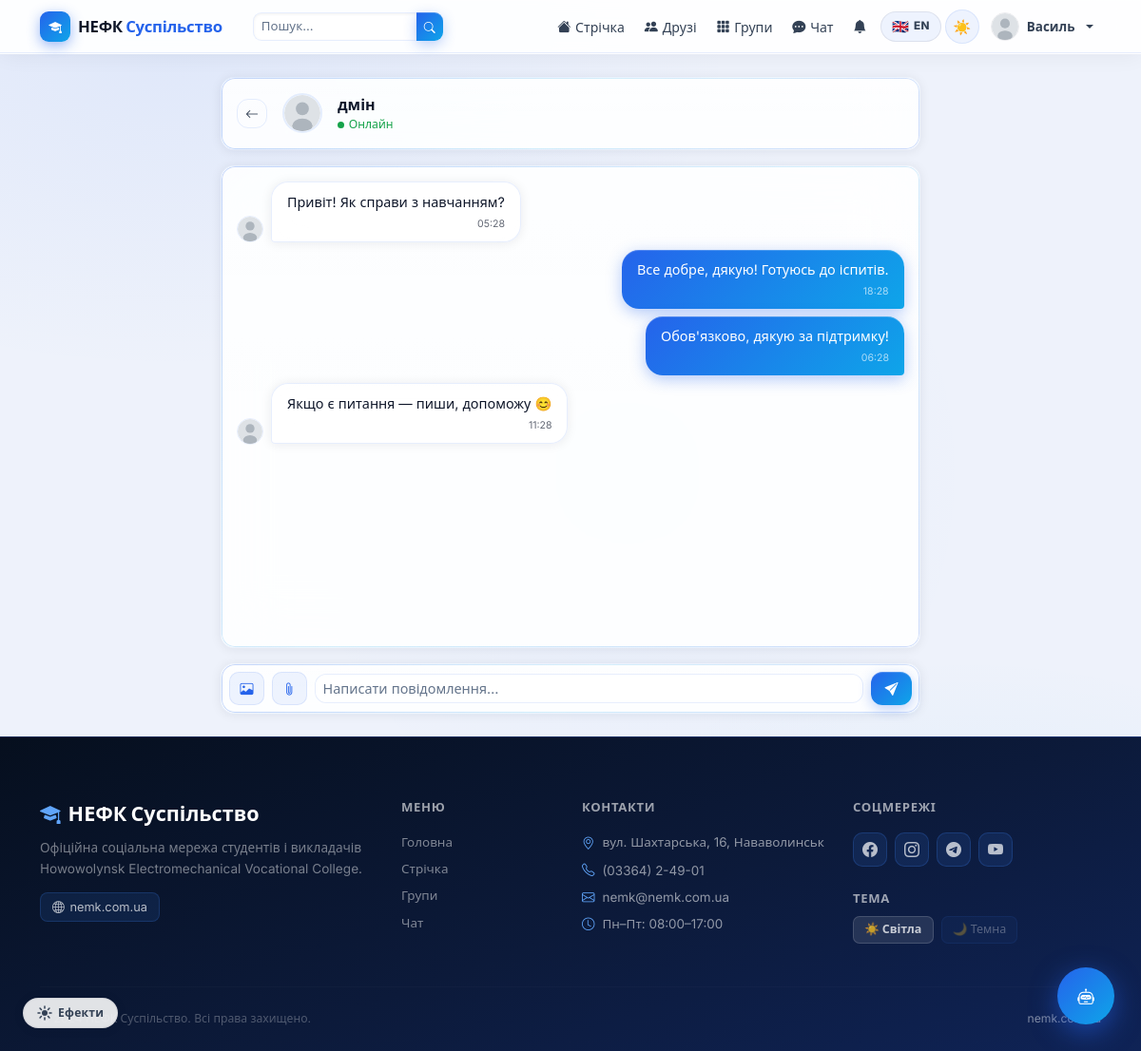
Page /chat/2/ (signed in) on the committed database.
### accounts/models.py (models this page shows, shortened)
class User(AbstractUser):
    ROLE_USER = 'user'
    ROLE_ADMIN = 'admin'
    ROLE_CHOICES = [
        (ROLE_USER, 'Користувач'),
        (ROLE_ADMIN, 'Адміністратор'),
    ]
    role = models.CharField(max_length=10, choices=ROLE_CHOICES, default=ROLE_USER)
    avatar = models.ImageField(upload_to='avatars/', blank=True, null=True)
    cover = models.ImageField(upload_to='covers/', blank=True, null=True)
    bio = models.TextField(blank=True, default='')
    location = models.CharField(max_length=120, blank=True, default='')
    birth_date = models.DateField(null=True, blank=True)
    website = models.URLField(blank=True, default='')
    created_at = models.DateTimeField(default=timezone.now)
    def is_admin_role(self):
        return self.role == self.ROLE_ADMIN
    def get_avatar_url(self):
        if self.avatar:
            return self.avatar.url
        return '/static/img/default_avatar.svg'
    class Meta:
        verbose_name = 'Користувач'
        verbose_name_plural = 'Користувачі'

### chat/models.py (models this page shows, shortened)
class Message(models.Model):
    conversation = models.ForeignKey(
        Conversation, on_delete=models.CASCADE, related_name='messages'
    )
    sender = models.ForeignKey(
        settings.AUTH_USER_MODEL, on_delete=models.CASCADE, related_name='sent_messages'
    )
    content = models.TextField(blank=True, default='')
    file = models.FileField(upload_to='chat/files/', blank=True, null=True)
    image = models.ImageField(upload_to='chat/images/', blank=True, null=True)
    video = models.FileField(upload_to='chat/videos/', blank=True, null=True)
    created_at = models.DateTimeField(default=timezone.now)
    is_read = models.BooleanField(default=False)
    class Meta:
        ordering = ['created_at']
        verbose_name = 'Повідомлення'
        verbose_name_plural = 'Повідомлення'

### chat/views.py (the view, shortened to what this page needs)
# urls.py: path('chat/<int:pk>/', views.conversation_view, name='conversation'),
@login_required
def conversation_view(request, pk):
    conversation = get_object_or_404(Conversation, pk=pk)
    if request.user not in conversation.participants.all():
        messages.error(request, 'Немає доступу до цієї розмови.')
        return redirect('conversations')
    conversation.messages.exclude(sender=request.user).update(is_read=True)
    chat_messages = conversation.messages.select_related('sender').all()
    form = MessageForm()
    conv_name = _get_conv_name(conversation, request.user)
    return render(request, 'chat/conversation.html', {
        'conversation': conversation,
        'chat_messages': chat_messages,
        'form': form,
        'conv_name': conv_name,
    })

### templates/chat/conversation.html (shortened to what this page needs)
{% extends 'base.html' %}
{% block content %}
<div class="row justify-content-center">
  <div class="col-lg-8" style="display:flex;flex-direction:column;height:calc(100vh - 130px);">
    <div class="page-glass-card p-3 mb-3 d-flex align-items-center gap-3 flex-shrink-0">
      <a href="{% url 'conversations' %}" class="btn btn-outline-secondary btn-sm" title="Назад">
        <i class="bi bi-arrow-left"></i>
      </a>
      {% if conversation.is_group %}
      <div style="width:42px;height:42px;min-width:42px;border-radius:13px;
                  background:linear-gradient(135deg,var(--p),var(--accent));
                  display:flex;align-items:center;justify-content:center;
                  color:#fff;font-size:1.1rem;flex-shrink:0;">
        <i class="bi bi-people-fill"></i>
      </div>
      {% else %}
      {% with other=conversation.participants.all|first %}
      <img src="{{ other.get_avatar_url }}" class="rounded-circle flex-shrink-0"
           style="object-fit:cover;border:2px solid var(--border);"
           width="42" height="42" alt="">
      {% endwith %}
      {% endif %}
      <div class="flex-grow-1">
        <div class="fw-800" style="color:var(--text);">{{ conv_name }}</div>
        {% if conversation.is_group %}
        <div style="color:var(--muted);font-size:.76rem;">
          <i class="bi bi-people me-1"></i>Груповий чат
        </div>
        {% else %}
        <div style="color:var(--green);font-size:.76rem;">
          <span style="display:inline-block;width:7px;height:7px;border-radius:50%;
                       background:var(--green);margin-right:.3rem;"></span>Онлайн
        </div>
        {% endif %}
      </div>
    </div>
    <div class="page-glass-card flex-grow-1 mb-3"
         style="overflow:hidden;display:flex;flex-direction:column;">
      <div id="chat-messages"
           style="flex:1;overflow-y:auto;padding:1rem;display:flex;flex-direction:column;gap:.5rem;">
        {% for msg in chat_messages %}
        <div class="d-flex {% if msg.sender == request.user %}justify-content-end{% endif %} align-items-end gap-2"
             id="msg-{{ msg.id }}">
          {% if msg.sender != request.user %}
          <img src="{{ msg.sender.get_avatar_url }}" class="rounded-circle flex-shrink-0 align-self-end"
               style="object-fit:cover;border:1.5px solid var(--border);"
               width="28" height="28" alt="{{ msg.sender.username }}">
          {% endif %}
          <div class="chat-bubble {% if msg.sender == request.user %}mine{% else %}theirs{% endif %}">
            {% if msg.content %}<div>{{ msg.content }}</div>{% endif %}
            <div class="time">{{ msg.created_at|date:"H:i" }}</div>
          </div>
        </div>
        {% empty %}
        <div class="text-center py-5 mt-auto mb-auto">
          <i class="bi bi-chat-square" style="font-size:2.8rem;color:var(--muted);display:block;margin-bottom:.75rem;opacity:.4;"></i>
          <p style="color:var(--muted);margin:0;">Початок розмови. Привітайся! 👋</p>
        </div>
        {% endfor %}
      </div>
    </div>
    <div class="page-glass-card p-2 flex-shrink-0">
      <form method="post" enctype="multipart/form-data" id="send-form">
        <div class="d-flex gap-2 align-items-center">
          <label class="btn btn-sm flex-shrink-0"
                 style="background:var(--hover-bg);color:var(--p);border:1px solid var(--border);
                        border-radius:10px;padding:.4rem .65rem;cursor:pointer;margin:0;"
                 title="Фото">
            <i class="bi bi-image"></i>
          </label>
          <label class="btn btn-sm flex-shrink-0"
                 style="background:var(--hover-bg);color:var(--p);border:1px solid var(--border);
                        border-radius:10px;padding:.4rem .65rem;cursor:pointer;margin:0;"
                 title="Файл">
            <i class="bi bi-paperclip"></i>
          </label>
          <div class="flex-grow-1">
            <input type="text" id="msg-input" name="{{ form.content.html_name }}"
                   class="form-control form-control-sm"
                   style="border-radius:12px;"
                   placeholder="Написати повідомлення…"
                   autocomplete="off">
          </div>
          <button type="submit" id="send-btn" class="btn btn-primary btn-sm fw-700 flex-shrink-0"
                  style="border-radius:12px;padding:.42rem .9rem;">
            <i class="bi bi-send-fill"></i>
          </button>
        </div>
      </form>
    </div>
  </div>
</div>
{% endblock %}

### templates/base.html (shortened to what this page needs)
<!DOCTYPE html>
<html lang="uk" data-theme="light" data-lang="uk">
<head>
  <link href="https://cdn.jsdelivr.net/npm/bootstrap@5.3.2/dist/css/bootstrap.min.css" rel="stylesheet">
  <link href="https://cdn.jsdelivr.net/npm/bootstrap-icons@1.11.3/font/bootstrap-icons.min.css" rel="stylesheet">
  {% load static %}
  <link href="{% static 'css/main.css' %}" rel="stylesheet">
</head>
<body class="nemk-body">
<nav class="navbar navbar-expand-lg sticky-top">
  <div class="container">
    <a class="navbar-brand" href="{% url 'home' %}">
      <div class="brand-logo"><i class="bi bi-mortarboard-fill" style="font-size:.85rem;"></i></div>
      <span class="fw-800">НЕФК <span style="color:var(--p);">Суспільство</span></span>
    </a>
    <div class="collapse navbar-collapse" id="navMain">
      {% if user.is_authenticated %}
      <form class="d-flex me-auto ms-3" action="{% url 'search_users' %}" method="get" role="search">
        <div class="input-group input-group-sm" style="width:200px;">
          <input class="form-control" style="border-radius:9px 0 0 9px !important;font-size:.83rem;"
                 type="search" name="q" placeholder="Пошук..."
                 value="{{ request.GET.q }}" aria-label="Пошук">
          <button class="btn btn-primary btn-sm px-2" style="border-radius:0 9px 9px 0 !important;" type="submit" aria-label="Знайти">
            <i class="bi bi-search" style="font-size:.75rem;"></i>
          </button>
        </div>
      </form>
      {% endif %}
      <ul class="navbar-nav align-items-center gap-0 ms-auto">
        {% if user.is_authenticated %}
        <li class="nav-item">
          <a class="nav-link" href="{% url 'feed' %}">
            <i class="bi bi-house-fill"></i>
            <span class="d-none d-xl-inline">Стрічка</span>
          </a>
        </li>
        <li class="nav-item">
          <a class="nav-link" href="{% url 'friends' %}">
            <i class="bi bi-people-fill"></i>
            <span class="d-none d-xl-inline">Друзі</span>
          </a>
        </li>
        <li class="nav-item">
          <a class="nav-link" href="{% url 'groups' %}">
            <i class="bi bi-grid-3x3-gap-fill"></i>
            <span class="d-none d-xl-inline">Групи</span>
          </a>
        </li>
        <li class="nav-item">
          <a class="nav-link" href="{% url 'conversations' %}">
            <i class="bi bi-chat-dots-fill"></i>
            <span class="d-none d-xl-inline">Чат</span>
          </a>
        </li>
        <li class="nav-item">
          <a class="nav-link position-relative" href="{% url 'notifications' %}" aria-label="Сповіщення">
            <i class="bi bi-bell-fill"></i>
          </a>
        </li>
        {% endif %}
        <li class="nav-item d-none d-lg-flex align-items-center ms-1">
          <button class="lang-toggle-btn" onclick="toggleLang()" aria-label="Змінити мову">
            <span class="lang-btn-flag">🇬🇧</span>
            <span class="lang-btn-label">EN</span>
          </button>
        </li>
        <li class="nav-item d-none d-lg-flex align-items-center ms-1">
          <button class="theme-toggle" onclick="toggleTheme()" aria-label="Змінити тему">
            <span class="t-icon sun">☀️</span>
          </button>
        </li>
        {% if user.is_authenticated %}
        <li class="nav-item dropdown ms-1">
          <a class="nav-link dropdown-toggle d-flex align-items-center gap-2 pe-0"
             href="#" data-bs-toggle="dropdown" aria-expanded="false" style="padding:.3rem .5rem !important;">
            <img src="{{ user.get_avatar_url }}" class="rounded-circle"
                 style="object-fit:cover;border:1.5px solid var(--divider);"
                 width="30" height="30" alt="{{ user.username }}">
            <span class="d-none d-lg-inline fw-600" style="font-size:.84rem;">
              {{ user.first_name|default:user.username }}
            </span>
          </a>
        </li>
        {% endif %}
      </ul>
    </div>
  </div>
</nav>
<main {% if request.resolver_match.url_name != 'home' %}class="container my-4"{% endif %}>
  {% block content %}{% endblock %}
</main>
<footer>
  <div class="container">
    <div class="row g-4 pb-4">
      <div class="col-lg-4">
        <div class="footer-brand mb-2">
          <i class="bi bi-mortarboard-fill me-2" style="color:#60a5fa;"></i>НЕФК Суспільство
        </div>
        <p style="color:rgba(255,255,255,.45);font-size:.85rem;line-height:1.65;margin-bottom:.85rem;">
          Офіційна соціальна мережа студентів і викладачів Нowowolynsk Electromechanical Vocational College.
        </p>
        <a href="https://nemk.com.ua/" target="_blank" rel="noopener noreferrer"
           style="display:inline-flex;align-items:center;gap:.35rem;
                  background:rgba(59,130,246,.12);color:rgba(255,255,255,.7);
                  border-radius:8px;border:1px solid rgba(59,130,246,.2);
                  padding:.3rem .75rem;font-size:.8rem;text-decoration:none;
                  transition:background .15s,color .15s;">
          <i class="bi bi-globe2"></i>nemk.com.ua
        </a>
      </div>
      <div class="col-6 col-lg-2">
        <div class="fw-700 text-white mb-3" style="font-size:.82rem;text-transform:uppercase;letter-spacing:.05em;opacity:.6;">Меню</div>
        <ul class="list-unstyled" style="font-size:.84rem;">
          <li class="mb-2"><a href="{% url 'home' %}">Головна</a></li>
          {% if user.is_authenticated %}
          <li class="mb-2"><a href="{% url 'feed' %}">Стрічка</a></li>
          <li class="mb-2"><a href="{% url 'groups' %}">Групи</a></li>
          <li class="mb-2"><a href="{% url 'conversations' %}">Чат</a></li>
          {% else %}
          <li class="mb-2"><a href="{% url 'register' %}">Реєстрація</a></li>
          <li class="mb-2"><a href="{% url 'login' %}">Вхід</a></li>
          {% endif %}
        </ul>
      </div>
      <div class="col-6 col-lg-3">
        <div class="fw-700 text-white mb-3" style="font-size:.82rem;text-transform:uppercase;letter-spacing:.05em;opacity:.6;">Контакти</div>
        <ul class="list-unstyled" style="font-size:.84rem;">
          <li class="mb-2" style="display:flex;align-items:flex-start;gap:.5rem;">
            <i class="bi bi-geo-alt" style="color:#60a5fa;margin-top:.1rem;flex-shrink:0;"></i>
            вул. Шахтарська, 16, Нававолинськ
          </li>
          <li class="mb-2" style="display:flex;align-items:center;gap:.5rem;">
            <i class="bi bi-telephone" style="color:#60a5fa;flex-shrink:0;"></i>
            (03364) 2-49-01
          </li>
          <li class="mb-2" style="display:flex;align-items:center;gap:.5rem;">
            <i class="bi bi-envelope" style="color:#60a5fa;flex-shrink:0;"></i>
            nemk@nemk.com.ua
          </li>
          <li style="display:flex;align-items:center;gap:.5rem;">
            <i class="bi bi-clock" style="color:#60a5fa;flex-shrink:0;"></i>
            Пн–Пт: 08:00–17:00
          </li>
        </ul>
      </div>
      <div class="col-lg-3">
        <div class="fw-700 text-white mb-3" style="font-size:.82rem;text-transform:uppercase;letter-spacing:.05em;opacity:.6;">Соцмережі</div>
        <div class="d-flex gap-2 flex-wrap mb-4">
          <a href="https://www.facebook.com/nemk.novovolynsk" target="_blank" rel="noopener" class="footer-social-btn" title="Facebook"><i class="bi bi-facebook"></i></a>
          <a href="https://instagram.com/nemk_novovolynsk"    target="_blank" rel="noopener" class="footer-social-btn" title="Instagram"><i class="bi bi-instagram"></i></a>
          <a href="https://t.me/nemk_novovolynsk"              target="_blank" rel="noopener" class="footer-social-btn" title="Telegram"><i class="bi bi-telegram"></i></a>
          <a href="https://youtube.com/@nemk_novovolynsk"      target="_blank" rel="noopener" class="footer-social-btn" title="YouTube"><i class="bi bi-youtube"></i></a>
        </div>
        <div class="fw-700 text-white mb-2" style="font-size:.82rem;text-transform:uppercase;letter-spacing:.05em;opacity:.6;">Тема</div>
        <div class="d-flex gap-2">
          <button onclick="setTheme('light')" id="btn-light-theme"
                  style="background:rgba(255,255,255,.1);color:rgba(255,255,255,.75);border-radius:7px;border:1px solid rgba(255,255,255,.15);padding:.28rem .7rem;font-size:.78rem;font-weight:600;cursor:pointer;">
            ☀️ Світла
          </button>
          <button onclick="setTheme('dark')" id="btn-dark-theme"
                  style="background:rgba(59,130,246,.1);color:rgba(255,255,255,.6);border-radius:7px;border:1px solid rgba(59,130,246,.18);padding:.28rem .7rem;font-size:.78rem;font-weight:600;cursor:pointer;">
            🌙 Темна
          </button>
        </div>
      </div>
    </div>
    <hr class="footer-divider">
    <div class="d-flex justify-content-between align-items-center flex-wrap gap-2 pt-2"
         style="font-size:.76rem;color:rgba(255,255,255,.28);">
      <span>© 2024 НЕФК Суспільство. Всі права захищено.</span>
      <a href="https://nemk.com.ua/" target="_blank" rel="noopener noreferrer">nemk.com.ua</a>
    </div>
  </div>
</footer>
<button id="ai-chat-fab" onclick="toggleAiChat()" aria-label="НЕФК Асистент">
  <span id="fab-icon">
    <i class="bi bi-robot" style="font-size:1.1rem;"></i>
  </span>
</button>
{% load static %}
</body>
</html>

### rows in the picture
User: first_name "Василь"
User: first_name "дмін"
Message: content "Привіт! Як справи з навчанням?", created_at "05:28"
Message: content "Все добре, дякую! Готуюсь до іспитів.", created_at "18:28"
Message: content "Обов'язково, дякую за підтримку!", created_at "06:28"
Message: content "Якщо є питання — пиши, допоможу 😊", created_at "11:28"
